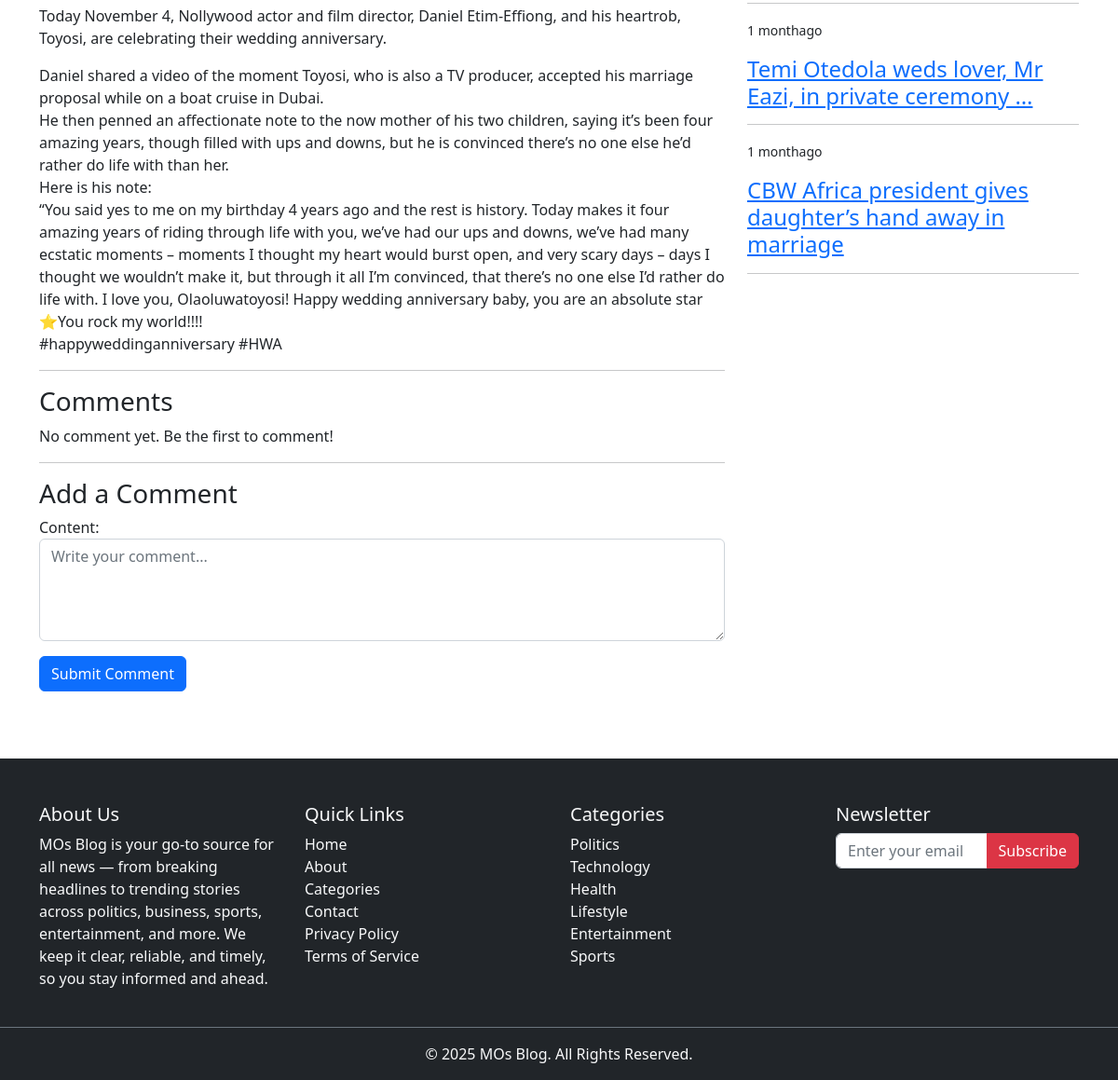
The page /article/actor-daniel-etim-effiong-and-wife-celebrates-fourth-wedding-anniversary/ (lower part) on the database as committed earlier.
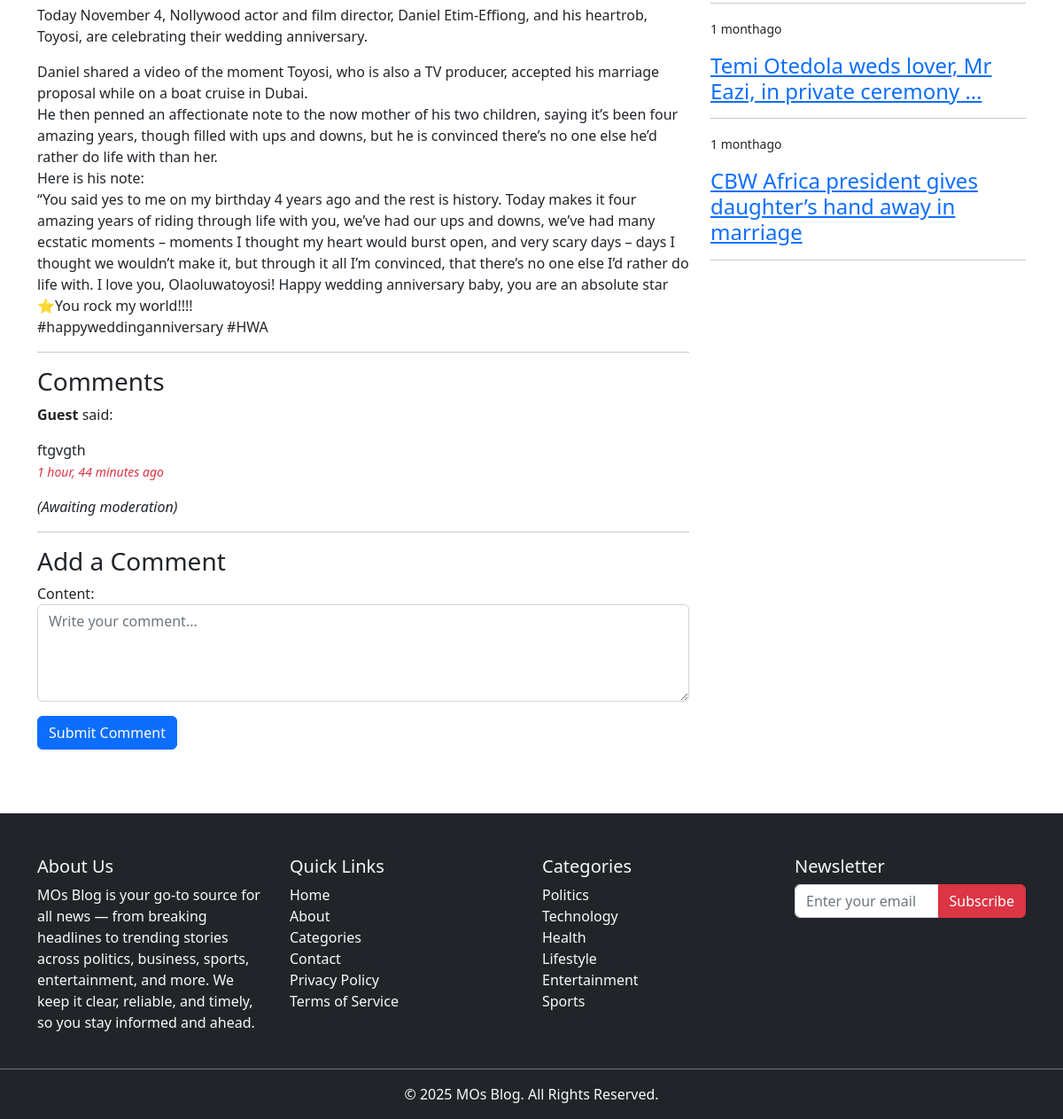
The same page on the database as committed later.
### MOsblog/models.py (models this page shows, shortened)
class Article(models.Model):
    title = models.CharField(max_length=200)
    slug = models.SlugField(unique=True, blank=True, null=True)  # ✅ Add this
    image = models.ImageField(upload_to='article/', blank=True, null=True)
    content = models.TextField()
    pub_date = models.DateTimeField(auto_now_add=True)
    author = models.ForeignKey(User, on_delete=models.CASCADE)
    category = models.ForeignKey(Category, on_delete=models.SET_NULL, null=True)
    is_published = models.BooleanField(default=True)

class Comment(models.Model):
    article = models.ForeignKey(Article, on_delete=models.CASCADE, related_name='comments')
    author = models.ForeignKey(User, on_delete=models.SET_NULL, null=True, blank=True)
    content = models.TextField()
    pub_date = models.DateTimeField(auto_now_add=True)

### MOsblog/views.py (the view)
# urls.py: path('article/<slug:slug>/', views.article_details, name="article"),
def article_details(request, slug):
    article = get_object_or_404(Article, slug=slug, is_published=True)
    related_stories = (
        Article.objects.filter(category=article.category)
        .exclude(slug=slug)
        .order_by('-pub_date')[:5]
    )
    categories = Category.objects.all()
    comments = article.comments.order_by('-pub_date')
    comment_form = CommentForm()
    return render(request, 'article_details.html', {
        'article': article,
        'categories': categories,
        'comments': comments,
        'comment_form': comment_form,
        'related_stories': related_stories
    })

### MOsblog/forms.py
class CommentForm(forms.ModelForm):
    class Meta:
        model = Comment
        fields = ['content']
        widgets = {
            'content': forms.Textarea(attrs={'rows': 4, 'class': 'form-control', 'placeholder': 'Write your comment...'})
        }

### templates/article_details.html (shortened to what this page needs)
{% extends "base.html" %}
{% load static %}
{%  block content  %}
<div class="container">
    <div class="row">
        <div class="col-8">
<p>{{ article.content|linebreaks }}</p>
<hr>
<h3>Comments</h3>
<div>
    {% if comments %}
    {% for comment in comments %}
    <section>
        <p><strong>{{ comment.author.username|default:"Guest" }}</strong> said:<br>
        <p>{{ comment.content }}<br>
        <small class="text-danger"><em>{{ comment.pub_date|timesince }} ago</em></small>
        {% if not comment.is_approved %}
        <p><em>(Awaiting moderation)</em></p>
        {% endif %}
    </section>
    {% endfor %}
    {% else %}
    <p>No comment yet. Be the first to comment!
    {% endif %}
</div>
<hr>
<h3>Add a Comment</h3>
<form method="post" action="{% url 'post_comment' article.slug %}" class="mb-4">
    {{ comment_form.as_p }}
    <button type="submit" class="btn btn-primary">Submit Comment</button>
</form>
</div>
<div class="col-4" >
    <div>
      {% for story in related_stories %}
      <section class="grid-items">
        <p><small>
          {{ story.pub_date|timesince }}ago
        </small></p>
    <a href="{% url 'article' story.slug %}"><h4>{{story.title|truncatewords:"9"}}</h4></a>
    <hr>
  </section>
    {% endfor %}
    </div>
</div>
</div>
</div>
{% endblock %}

Rows that differ between the two databases and show on the page:
added Comment: author.username "Guest", content "ftgvgth", pub_date "1 hour, 44 minutes"
Other text that changed with them:
text no longer shown: "No comment yet. Be the first to comment!"
